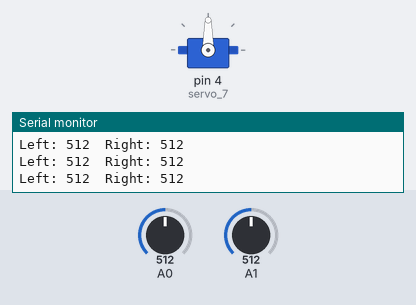
Bench run of a sketch on a simulated Arduino Uno, built with avr-gcc and run on an emulated ATmega328P. Parts: servo, the last lines printed to the serial monitor. The inputs (shaded band) are chosen by the test bench; at power-on: A0 = 512, A1 = 512.

Above: at 1.2 s.
1.3 s: A0 set to 470
2.8 s: A0 set to 451
At 3.21 s:
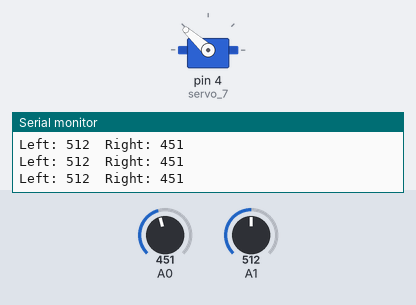
At 4.4 s:
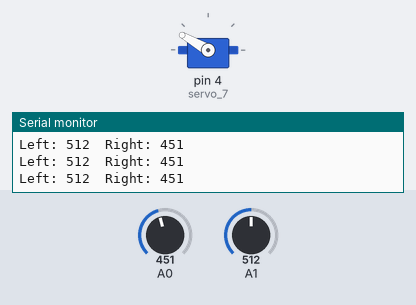
4.7 s: A1 set to 413
6.2 s: A1 set to 382
At 8.4 s:
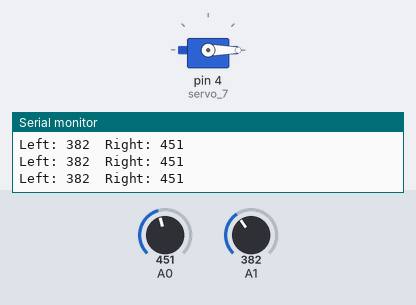
8.8 s: A1 set to 495
11.8 s: A1 set to 515
At 12.28 s:
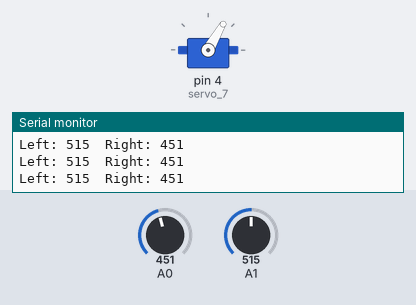
Timing chart, 0 to 14.8 s (numbered marks = the images above; inputs shaded):
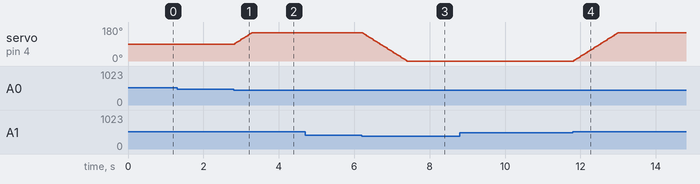

Measured:
- the behaviour switches between 462 and 461 on A0 (found by bisection; images 0 and 1)
- the behaviour switches between 401 and 400 on A1 (found by bisection; images 2 and 3)
- the behaviour switches between 501 and 502 on A1 (found by bisection; images 3 and 4)
- after the input at 2.8 s, servo on pin 4 (servo_7): moves from 90° to 150° over 0.45 s, starting at once
- after the input at 6.2 s, servo on pin 4 (servo_7): moves from 150° to 0° over 1.2 s, starting at once
- after the input at 11.8 s, servo on pin 4 (servo_7): moves from 0° to 150° over 1.2 s, starting at once

The sketch:

Solar_Tracker.ino
```cpp
#include <Servo.h>

Servo servo_7;

int left_value = 0;
int right_value = 0;

int pos = 90;   // start at center

void setup()
{
  servo_7.attach(4);      // servo on pin 4
  servo_7.write(pos);
  Serial.begin(9600);
}

void loop()
{
  left_value = analogRead(A1);   // left LDR
  right_value = analogRead(A0);  // right LDR

  int threshold = 50;   // sensitivity (adjust if needed)

  // Debug values
  Serial.print("Left: ");
  Serial.print(left_value);
  Serial.print("  Right: ");
  Serial.println(right_value);

  // Movement logic
  if (left_value > right_value + threshold) {
    pos = pos + 3;   // move fast right
  }
  else if (right_value > left_value + threshold) {
    pos = pos - 3;   // move fast left
  }

  // Limit to 0–180 degrees
  pos = constrain(pos, 0, 150);

  servo_7.write(pos);

  delay(10);   // small delay = faster response
}
```
